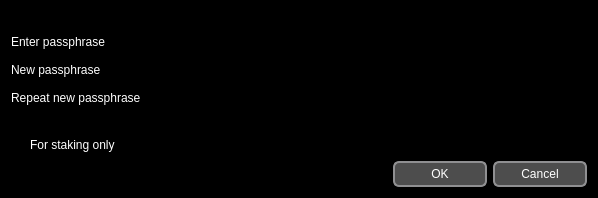
<?xml version="1.0" encoding="UTF-8"?>
<ui version="4.0">
 <class>AskPassphraseDialog</class>
 <widget class="QDialog" name="AskPassphraseDialog">
  <property name="geometry">
   <rect>
    <x>0</x>
    <y>0</y>
    <width>598</width>
    <height>198</height>
   </rect>
  </property>
  <property name="sizePolicy">
   <sizepolicy hsizetype="Preferred" vsizetype="Minimum">
    <horstretch>0</horstretch>
    <verstretch>0</verstretch>
   </sizepolicy>
  </property>
  <property name="minimumSize">
   <size>
    <width>550</width>
    <height>0</height>
   </size>
  </property>
  <property name="palette">
   <palette>
    <active>
     <colorrole role="WindowText">
      <brush brushstyle="SolidPattern">
       <color alpha="255">
        <red>255</red>
        <green>255</green>
        <blue>255</blue>
       </color>
      </brush>
     </colorrole>
     <colorrole role="Base">
      <brush brushstyle="SolidPattern">
       <color alpha="255">
        <red>0</red>
        <green>0</green>
        <blue>0</blue>
       </color>
      </brush>
     </colorrole>
     <colorrole role="Window">
      <brush brushstyle="SolidPattern">
       <color alpha="255">
        <red>0</red>
        <green>0</green>
        <blue>0</blue>
       </color>
      </brush>
     </colorrole>
    </active>
    <inactive>
     <colorrole role="WindowText">
      <brush brushstyle="SolidPattern">
       <color alpha="255">
        <red>255</red>
        <green>255</green>
        <blue>255</blue>
       </color>
      </brush>
     </colorrole>
     <colorrole role="Base">
      <brush brushstyle="SolidPattern">
       <color alpha="255">
        <red>0</red>
        <green>0</green>
        <blue>0</blue>
       </color>
      </brush>
     </colorrole>
     <colorrole role="Window">
      <brush brushstyle="SolidPattern">
       <color alpha="255">
        <red>0</red>
        <green>0</green>
        <blue>0</blue>
       </color>
      </brush>
     </colorrole>
    </inactive>
    <disabled>
     <colorrole role="WindowText">
      <brush brushstyle="SolidPattern">
       <color alpha="255">
        <red>159</red>
        <green>158</green>
        <blue>158</blue>
       </color>
      </brush>
     </colorrole>
     <colorrole role="Base">
      <brush brushstyle="SolidPattern">
       <color alpha="255">
        <red>0</red>
        <green>0</green>
        <blue>0</blue>
       </color>
      </brush>
     </colorrole>
     <colorrole role="Window">
      <brush brushstyle="SolidPattern">
       <color alpha="255">
        <red>0</red>
        <green>0</green>
        <blue>0</blue>
       </color>
      </brush>
     </colorrole>
    </disabled>
   </palette>
  </property>
  <property name="windowTitle">
   <string>Passphrase Dialog</string>
  </property>
  <layout class="QVBoxLayout" name="verticalLayout">
   <item>
    <widget class="QLabel" name="warningLabel">
     <property name="textFormat">
      <enum>Qt::RichText</enum>
     </property>
     <property name="wordWrap">
      <bool>true</bool>
     </property>
    </widget>
   </item>
   <item>
    <layout class="QFormLayout" name="formLayout">
     <property name="fieldGrowthPolicy">
      <enum>QFormLayout::AllNonFixedFieldsGrow</enum>
     </property>
     <item row="0" column="0">
      <widget class="QLabel" name="passLabel1">
       <property name="text">
        <string>Enter passphrase</string>
       </property>
      </widget>
     </item>
     <item row="0" column="1">
      <widget class="QLineEdit" name="passEdit1">
       <property name="echoMode">
        <enum>QLineEdit::Password</enum>
       </property>
      </widget>
     </item>
     <item row="1" column="0">
      <widget class="QLabel" name="passLabel2">
       <property name="text">
        <string>New passphrase</string>
       </property>
      </widget>
     </item>
     <item row="1" column="1">
      <widget class="QLineEdit" name="passEdit2">
       <property name="echoMode">
        <enum>QLineEdit::Password</enum>
       </property>
      </widget>
     </item>
     <item row="2" column="0">
      <widget class="QLabel" name="passLabel3">
       <property name="text">
        <string>Repeat new passphrase</string>
       </property>
      </widget>
     </item>
     <item row="2" column="1">
      <widget class="QLineEdit" name="passEdit3">
       <property name="echoMode">
        <enum>QLineEdit::Password</enum>
       </property>
      </widget>
     </item>
     <item row="3" column="1">
      <widget class="QLabel" name="capsLabel">
       <property name="font">
        <font>
         <weight>75</weight>
         <bold>true</bold>
        </font>
       </property>
       <property name="text">
        <string/>
       </property>
       <property name="alignment">
        <set>Qt::AlignCenter</set>
       </property>
      </widget>
     </item>
     <item row="4" column="0">
      <widget class="QCheckBox" name="stakingCheckBox">
       <property name="enabled">
        <bool>true</bool>
       </property>
       <property name="visible">
        <bool>false</bool>
       </property>
       <property name="toolTip">
        <string>Serves to disable the trivial sendmoney when OS account compromised. Provides no real security.</string>
       </property>
       <property name="text">
        <string>For staking only</string>
       </property>
      </widget>
     </item>
    </layout>
   </item>
   <item>
    <widget class="QDialogButtonBox" name="buttonBox">
     <property name="styleSheet">
      <string notr="true">QPushButton {
     border: 2px solid #8f8f91;
     border-radius: 6px;
     background-color: qlineargradient(spread:pad, x1:0, y1:0, x2:1, y2:0, stop:0.0511364 rgba(77, 77, 77, 255));
     min-width:90px;
     min-height: 22px;
     color: #fff;
 }

 QPushButton:pressed {
     background-color: qlineargradient(x1: 0, y1: 0, x2: 0, y2: 1,
                                       stop: 0 #dadbde, stop: 1 #f6f7fa);
 }

 QPushButton:flat {
     border: none; /* no border for a flat push button */
 }
QDialogButtonBox {
	background-color: #000;
}</string>
     </property>
     <property name="orientation">
      <enum>Qt::Horizontal</enum>
     </property>
     <property name="standardButtons">
      <set>QDialogButtonBox::Cancel|QDialogButtonBox::Ok</set>
     </property>
    </widget>
   </item>
  </layout>
 </widget>
 <resources/>
 <connections>
  <connection>
   <sender>buttonBox</sender>
   <signal>accepted()</signal>
   <receiver>AskPassphraseDialog</receiver>
   <slot>accept()</slot>
   <hints>
    <hint type="sourcelabel">
     <x>248</x>
     <y>254</y>
    </hint>
    <hint type="destinationlabel">
     <x>157</x>
     <y>274</y>
    </hint>
   </hints>
  </connection>
  <connection>
   <sender>buttonBox</sender>
   <signal>rejected()</signal>
   <receiver>AskPassphraseDialog</receiver>
   <slot>reject()</slot>
   <hints>
    <hint type="sourcelabel">
     <x>316</x>
     <y>260</y>
    </hint>
    <hint type="destinationlabel">
     <x>286</x>
     <y>274</y>
    </hint>
   </hints>
  </connection>
 </connections>
</ui>
